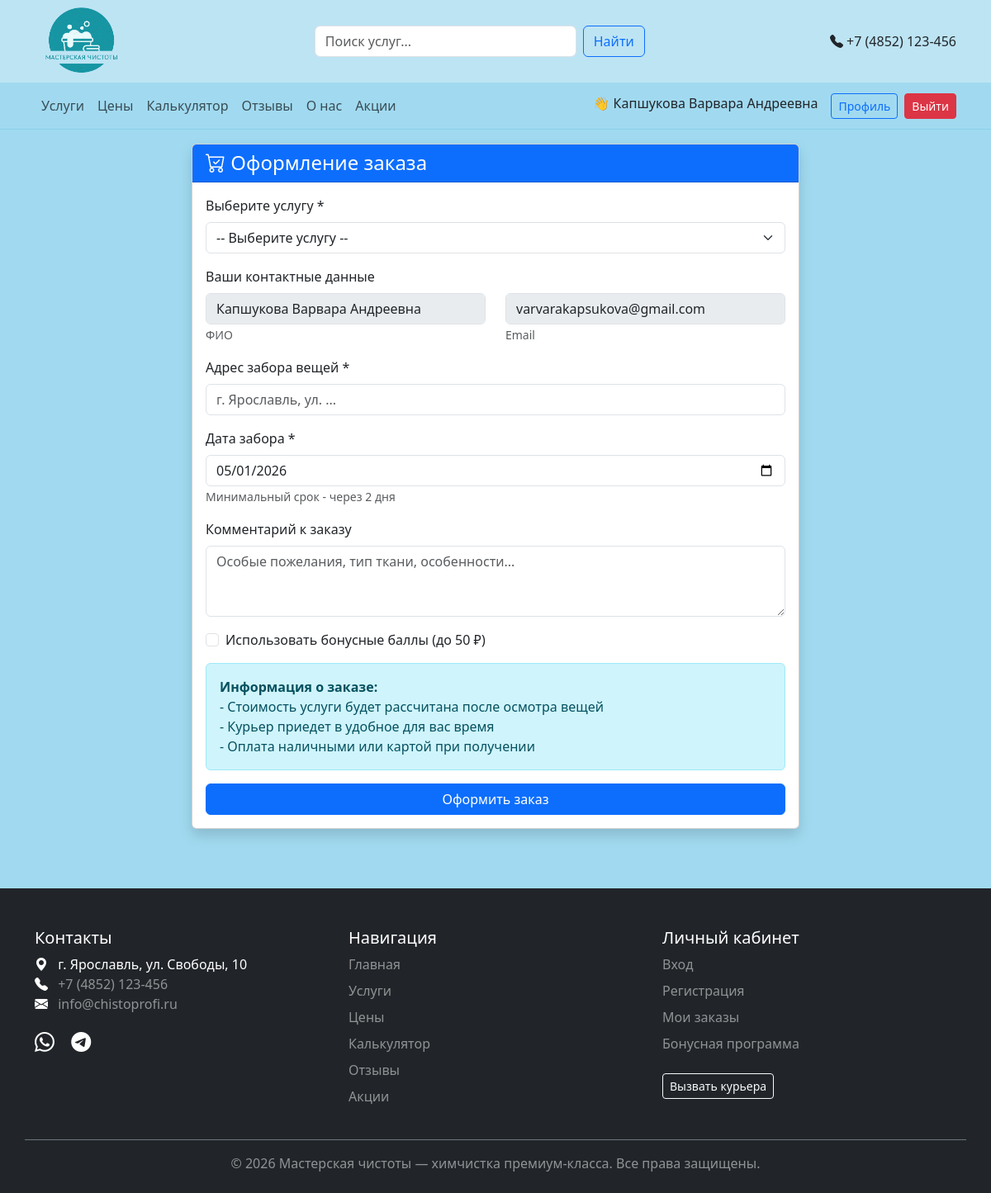
Page /order.php (signed in) on the committed database.
### tables this page shows
CREATE TABLE `users` (
  `id` int(11) NOT NULL,
  `fullname` varchar(100) NOT NULL,
  `email` varchar(100) NOT NULL,
  `phone` varchar(20) DEFAULT NULL,
  `password_hash` varchar(255) NOT NULL,
  `bonus_points` int(11) DEFAULT 0,
  `created_at` timestamp NOT NULL DEFAULT current_timestamp(),
  `updated_at` timestamp NOT NULL DEFAULT current_timestamp() ON UPDATE current_timestamp()
);

### order.php (the view, shortened to what this page needs)
<?php
require_once 'config.php';
$user_id = $_SESSION['user_id'];
$user = getUserData($pdo, $user_id);
$success = '';
?>
<div class="container py-4">
    <div class="row">
        <div class="col-md-8 mx-auto">
            <div class="card shadow">
                <div class="card-header bg-primary text-white">
                    <h4 class="mb-0"><i class="bi bi-cart-check"></i> Оформление заказа</h4>
                </div>
                <div class="card-body">
                    <?php if ($success): ?>
                        <div class="alert alert-success">
                            <?= $success ?>
                            <hr>
                            <a href="profile.php" class="btn btn-success">Перейти к заказам</a>
                            <a href="services.php" class="btn btn-outline-primary">Заказать еще</a>
                        </div>
                    <?php else: ?>
                        <form method="POST">
                            <div class="mb-3">
                                <label class="form-label">Выберите услугу *</label>
                                <select name="service_id" class="form-select" required>
                                    <option value="">-- Выберите услугу --</option>
                                </select>
                            </div>
                            <div class="mb-3">
                                <label class="form-label">Ваши контактные данные</label>
                                <div class="row">
                                    <div class="col-md-6">
                                        <input type="text" class="form-control" value="<?= htmlspecialchars($user['fullname']) ?>" disabled>
                                        <small class="text-muted">ФИО</small>
                                    </div>
                                    <div class="col-md-6">
                                        <input type="text" class="form-control" value="<?= htmlspecialchars($user['email']) ?>" disabled>
                                        <small class="text-muted">Email</small>
                                    </div>
                                </div>
                            </div>
                            <div class="mb-3">
                                <label class="form-label">Адрес забора вещей *</label>
                                <input type="text" name="address" class="form-control" placeholder="г. Ярославль, ул. ..." value="<?= htmlspecialchars($_POST['address'] ?? '') ?>" required>
                            </div>
                            <div class="mb-3">
                                <label class="form-label">Дата забора *</label>
                                <input type="date" name="pickup_date" class="form-control" value="<?= $_POST['pickup_date'] ?? date('Y-m-d', strtotime('+2 days')) ?>" required>
                                <small class="text-muted">Минимальный срок - через 2 дня</small>
                            </div>
                            <div class="mb-3">
                                <label class="form-label">Комментарий к заказу</label>
                                <textarea name="notes" class="form-control" rows="3" placeholder="Особые пожелания, тип ткани, особенности..."><?= htmlspecialchars($_POST['notes'] ?? '') ?></textarea>
                            </div>
                            <?php if ($user['bonus_points'] > 0): ?>
                                <div class="mb-3 form-check">
                                    <input type="checkbox" name="use_bonus" class="form-check-input" id="use_bonus" <?= isset($_POST['use_bonus']) ? 'checked' : '' ?>>
                                    <label class="form-check-label" for="use_bonus">
                                        Использовать бонусные баллы (до <?= number_format($user['bonus_points'], 0, '', ' ') ?> ₽)
                                    </label>
                                </div>
                            <?php endif; ?>
                            <div class="alert alert-info">
                                <strong>Информация о заказе:</strong><br>
                                - Стоимость услуги будет рассчитана после осмотра вещей<br>
                                - Курьер приедет в удобное для вас время<br>
                                - Оплата наличными или картой при получении
                            </div>
                            <button type="submit" class="btn btn-primary w-100">Оформить заказ</button>
                        </form>
                    <?php endif; ?>
                </div>
            </div>
        </div>
    </div>
</div>

### config.php (style rules this page uses)
body { padding-top: 100px; background-color: #a1daf0; }

### rows in the picture
users: fullname "Капшукова Варвара Андреевна", email "varvarakapsukova@gmail.com", bonus_points "50"

### other values in the picture
$_SESSION['user_name'] "Капшукова Варвара Андреевна"
